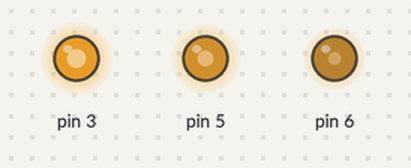
Recording of a sketch running on a simulated Arduino Uno, built with avr-gcc and run on an emulated ATmega328P. Shown: output pins drawn as LEDs (lit = HIGH).

Above: at 0.05 s.
At 0.5 s:
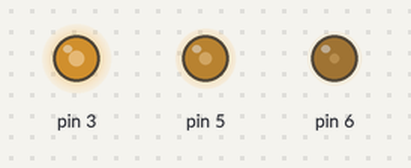
Timing chart, 0 to 3.0 s (numbered marks = the images above):
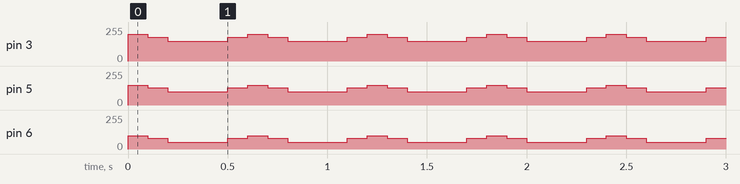

The sketch:

sketch_sep25a.ino
```cpp
void setup()
{
  pinMode(3, OUTPUT);//1tousei
  pinMode(5, OUTPUT);//2tousei
  pinMode(6, OUTPUT);//3tousei
}

void loop()
{
   analogWrite(3, 200);
   analogWrite(5, 150);
   analogWrite(6, 100);
   delay(100);
   analogWrite(3, 180);
   analogWrite(5, 130);
   analogWrite(6, 80);
   delay(100);
   analogWrite(3, 150);
   analogWrite(5, 100);
   analogWrite(6, 50);
   delay(300);
   analogWrite(3, 180);
   analogWrite(5, 130);
   analogWrite(6, 80);
   delay(100);
}
```

Measured:
- by itself, pin 3: repeats every 0.60 s: 180/255 0.10 s, 150/255 0.30 s, 180/255 0.10 s, 200/255 0.10 s
- by itself, pin 5: repeats every 0.60 s: 130/255 0.10 s, 100/255 0.30 s, 130/255 0.10 s, 150/255 0.10 s
- by itself, pin 6: repeats every 0.60 s: 80/255 0.10 s, 50/255 0.30 s, 80/255 0.10 s, 100/255 0.10 s
